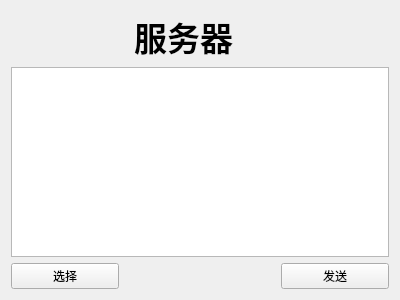
<?xml version="1.0" encoding="UTF-8"?>
<ui version="4.0">
 <class>ServerWidget</class>
 <widget class="QWidget" name="ServerWidget">
  <property name="geometry">
   <rect>
    <x>0</x>
    <y>0</y>
    <width>400</width>
    <height>300</height>
   </rect>
  </property>
  <property name="windowTitle">
   <string>Widget</string>
  </property>
  <layout class="QGridLayout" name="gridLayout">
   <item row="0" column="0">
    <spacer name="horizontalSpacer">
     <property name="orientation">
      <enum>Qt::Horizontal</enum>
     </property>
     <property name="sizeHint" stdset="0">
      <size>
       <width>107</width>
       <height>20</height>
      </size>
     </property>
    </spacer>
   </item>
   <item row="0" column="1">
    <widget class="QLabel" name="labelser">
     <property name="minimumSize">
      <size>
       <width>150</width>
       <height>50</height>
      </size>
     </property>
     <property name="sizeIncrement">
      <size>
       <width>0</width>
       <height>0</height>
      </size>
     </property>
     <property name="font">
      <font>
       <pointsize>25</pointsize>
       <weight>75</weight>
       <bold>true</bold>
       <kerning>false</kerning>
      </font>
     </property>
     <property name="text">
      <string> 服务器</string>
     </property>
     <property name="margin">
      <number>7</number>
     </property>
    </widget>
   </item>
   <item row="0" column="2">
    <spacer name="horizontalSpacer_2">
     <property name="orientation">
      <enum>Qt::Horizontal</enum>
     </property>
     <property name="sizeHint" stdset="0">
      <size>
       <width>107</width>
       <height>20</height>
      </size>
     </property>
    </spacer>
   </item>
   <item row="1" column="0" colspan="3">
    <widget class="QTextEdit" name="textEdit"/>
   </item>
   <item row="2" column="0">
    <widget class="QPushButton" name="pushButton_chose">
     <property name="text">
      <string>选择</string>
     </property>
    </widget>
   </item>
   <item row="2" column="1">
    <spacer name="horizontalSpacer_3">
     <property name="orientation">
      <enum>Qt::Horizontal</enum>
     </property>
     <property name="sizeHint" stdset="0">
      <size>
       <width>147</width>
       <height>20</height>
      </size>
     </property>
    </spacer>
   </item>
   <item row="2" column="2">
    <widget class="QPushButton" name="pushButton_send">
     <property name="text">
      <string>发送</string>
     </property>
    </widget>
   </item>
  </layout>
 </widget>
 <layoutdefault spacing="6" margin="11"/>
 <resources/>
 <connections/>
</ui>
